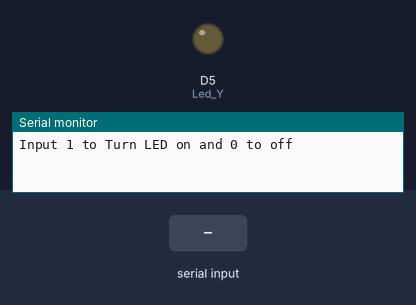
Bench run of a sketch on a simulated ESP8266 (NodeMCU). On the bench: output pins drawn as LEDs (lit = HIGH), the last lines printed to the serial monitor. The test bench sets the inputs (shaded band).

Above: at 1.2 s.
1.3 s: "1\n" received over Serial
At 1.8 s:
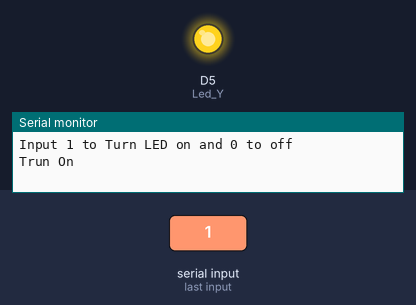
Timing chart, 0 to 4.3 s (numbered marks = the images above; inputs shaded):
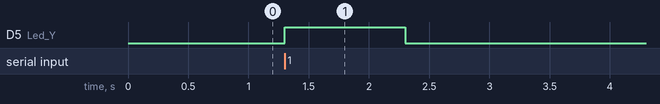

The sketch:

CW4-6606022420028.ino
```cpp
#define Led_Y D5
int state = 0;
void setup() {
  pinMode(Led_Y, OUTPUT);
  Serial.begin(9600);
  while (!Serial);
  Serial.println("Input 1 to Turn LED on and 0 to off");
}

void loop() {
  if (Serial.available()) {
    state = Serial.parseInt();
    if (state == 1) {
      digitalWrite(Led_Y, HIGH);
      Serial.println("Trun On");
    }
    if (state == 0) {
      digitalWrite(Led_Y, LOW);
      Serial.println("Trun Off");
    }
  }
}
```

Measured:
- after the input at 1.3 s, D5 (Led_Y): LOW → HIGH at once, → LOW 1.0 s later
